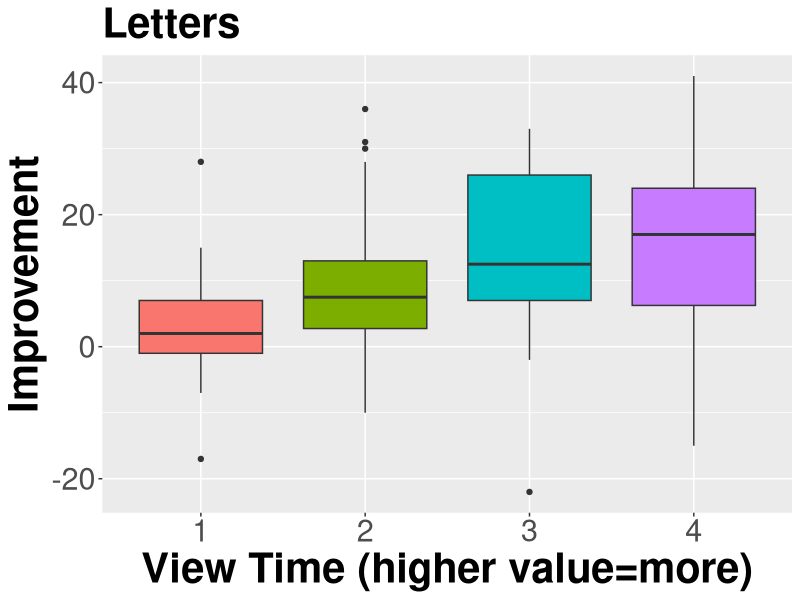
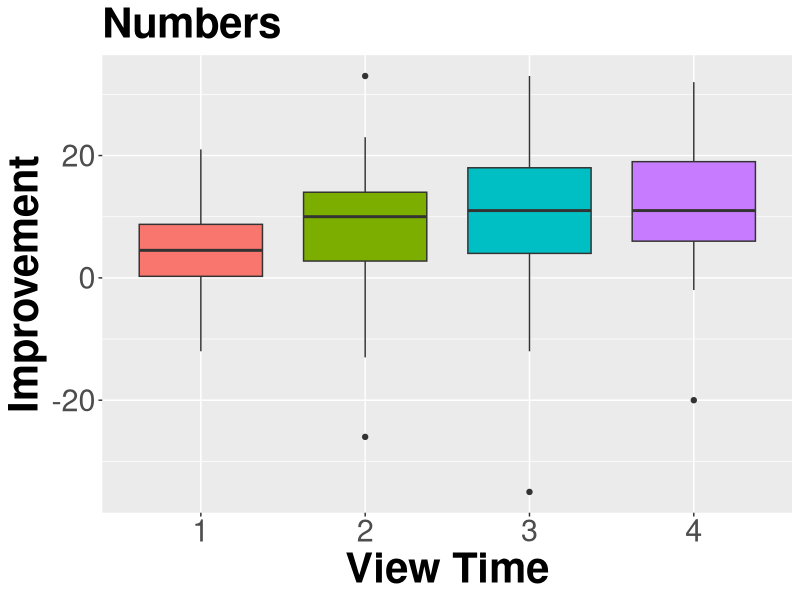
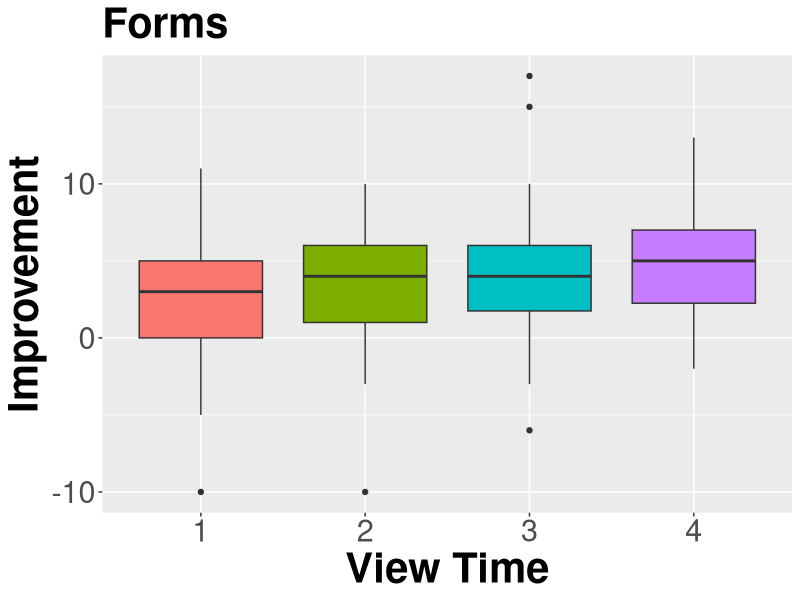
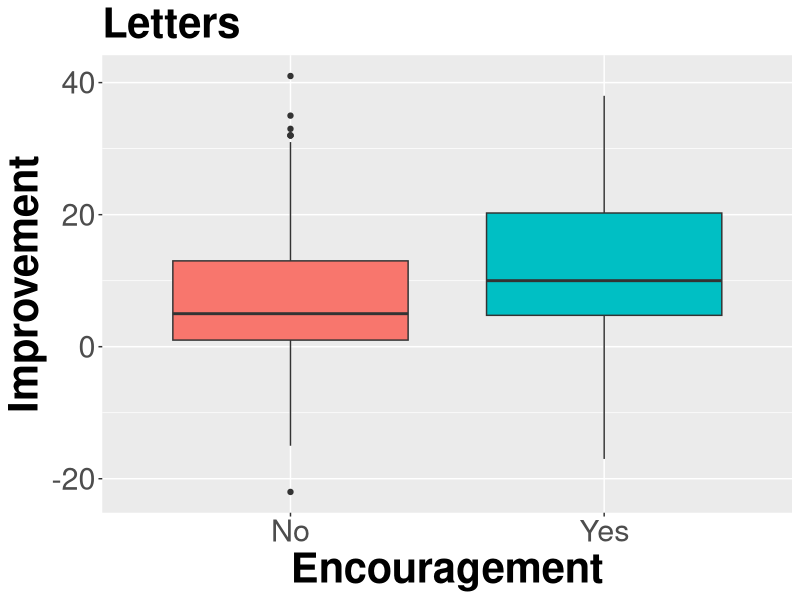
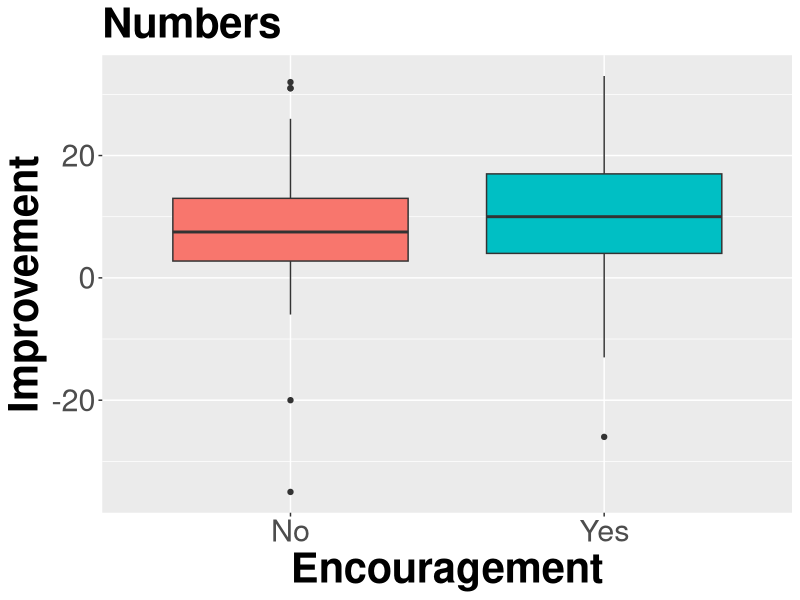
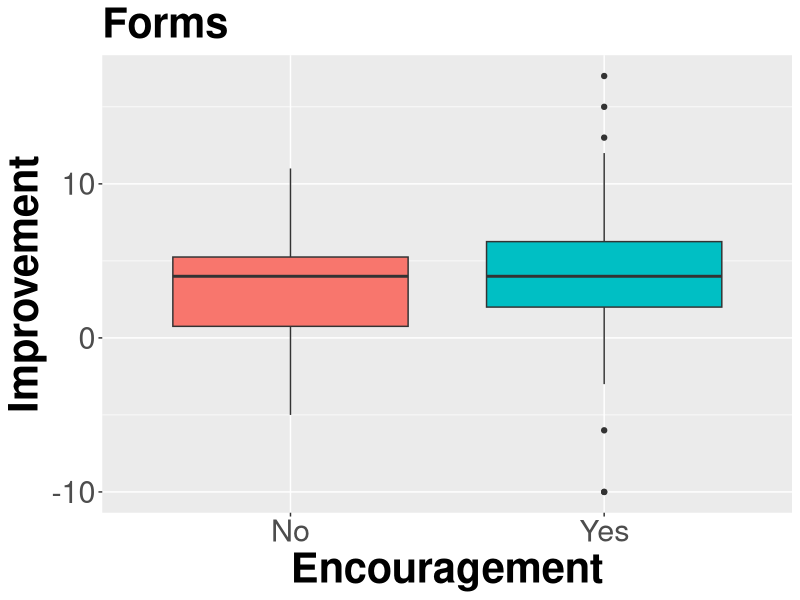
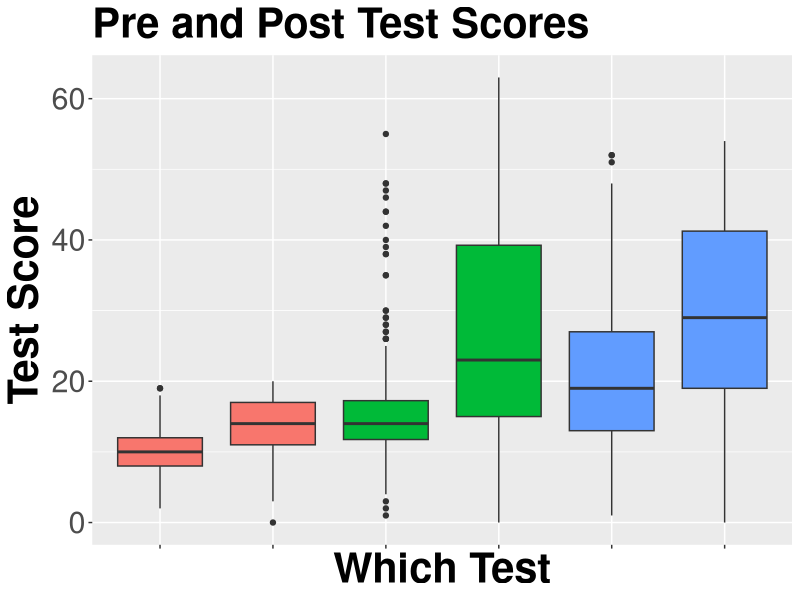
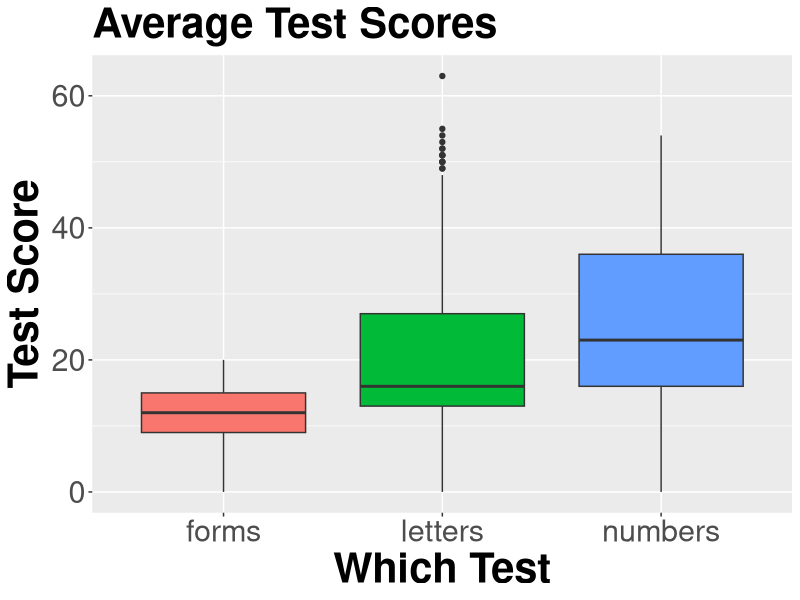

The R script that drew these images, in order:
## ---- chunk 1
knitr::opts_chunk$set(echo = TRUE)
## ---- chunk 2
library(tidyverse)
library(ggplot2)
library(GGally)

## ---- chunk 3
just_scores <- read.csv('test_scores.csv')
subset_scores <- subset(just_scores, 
                        grepl('let', test_name) | 
                        grepl('form', test_name) | 
                        grepl('numb', test_name))

subset_scores <- subset_scores |> 
  mutate(which_test = case_when(grepl('let', test_name) ~ 'letters',
                                grepl('form', test_name) ~ 'forms',
                                grepl('numb', test_name) ~ 'numbers'))

Data <- read.csv('clean_df.csv')

Data <-  Data |> 
  mutate(encour = case_when(encour == 0 ~ 'No',
                            encour == 1 ~ 'Yes'))

# make categorical variables categorical 
Data$site <-  as.character(Data$site)
Data$sex <-  as.character(Data$sex)
Data$viewcat <-  as.character(Data$viewcat)
Data$setting <-  as.character(Data$setting)


glimpse(Data)
## ---- chunk 4

plot <- ggplot(Data, aes(x = viewcat, y = let_diff, fill = viewcat)) +
  geom_boxplot(show.legend=FALSE) +
  xlab("View Time (higher value=more)") + 
  ylab("Improvement") + 
  labs(title = "Letters") + 
  theme(axis.text=element_text(size=22),
        axis.title=element_text(size=30,face="bold"),
        title=element_text(size=25,face="bold"))
  ggsave("boxLetters.png", plot, width = 8, height = 6, dpi = 300)

plot <- ggplot(Data, aes(x = viewcat, y = numb_diff, fill = viewcat)) +
  geom_boxplot(show.legend=FALSE) +
  xlab("View Time") + 
  ylab("Improvement") + 
  labs(title = "Numbers") + 
  theme(axis.text=element_text(size=22),
        axis.title=element_text(size=30,face="bold"),
        title=element_text(size=25,face="bold"))
  ggsave("boxNumbers.png", plot, width = 8, height = 6, dpi = 300)

plot <- ggplot(Data, aes(x = viewcat, y = form_diff, fill = viewcat)) +
  geom_boxplot(show.legend=FALSE) +
  xlab("View Time") + 
  ylab("Improvement") + 
  labs(title = "Forms") + 
  theme(axis.text=element_text(size=22),
        axis.title=element_text(size=30,face="bold"),
        title=element_text(size=25,face="bold"))
  ggsave("boxForms.png", plot, width = 8, height = 6, dpi = 300)

## ---- chunk 5

plot <- ggplot(Data, aes(x = encour, y = let_diff, fill = encour)) +
  geom_boxplot(show.legend=FALSE) +
  xlab("Encouragement") + 
  ylab("Improvement") + 
  labs(title = "Letters") + 
  theme(axis.text=element_text(size=22),
        axis.title=element_text(size=30,face="bold"),
        title=element_text(size=25,face="bold"))
  ggsave("boxLetters.png", plot, width = 8, height = 6, dpi = 300)

plot <- ggplot(Data, aes(x = encour, y = numb_diff, fill = encour)) +
  geom_boxplot(show.legend=FALSE) +
  xlab("Encouragement") + 
  ylab("Improvement") + 
  labs(title = "Numbers") + 
  theme(axis.text=element_text(size=22),
        axis.title=element_text(size=30,face="bold"),
        title=element_text(size=25,face="bold"))
  ggsave("boxNumbers.png", plot, width = 8, height = 6, dpi = 300)

plot <- ggplot(Data, aes(x = encour, y = form_diff, fill = encour)) +
  geom_boxplot(show.legend=FALSE) +
  xlab("Encouragement") + 
  ylab("Improvement") + 
  labs(title = "Forms") + 
  theme(axis.text=element_text(size=22),
        axis.title=element_text(size=30,face="bold"),
        title=element_text(size=25,face="bold"))
  ggsave("boxForms.png", plot, width = 8, height = 6, dpi = 300)

## ---- chunk 6
subset_scores$test_name <- factor(subset_scores$test_name,
    levels = c('preform','postform', 'prelet', 'postlet', 'prenumb', 'postnumb'),ordered = TRUE)


plot <- ggplot(subset_scores, aes(x=test_name, y=score, fill=which_test)) +
  geom_boxplot(show.legend=FALSE) +
  xlab("Which Test") + 
  ylab("Test Score") +
  labs(title = "Pre and Post Test Scores") +
  theme(axis.text=element_text(size=22),
        axis.title=element_text(size=30,face="bold"),
        axis.text.x = element_blank(),
        title=element_text(size=25,face="bold"))
  ggsave("PrePostBox.png", plot, width = 8, height = 6, dpi = 300)

plot <- ggplot(subset_scores, aes(x=which_test, y=score, fill=which_test)) +
  geom_boxplot(show.legend=FALSE) +
  xlab("Which Test") + 
  ylab("Test Score") +
  labs(title = "Average Test Scores") + 
  theme(axis.text=element_text(size=22),
        axis.title=element_text(size=30,face="bold"),
        title=element_text(size=25,face="bold"))
  ggsave("CategoriesBox.png", plot, width = 8, height = 6, dpi = 300)
